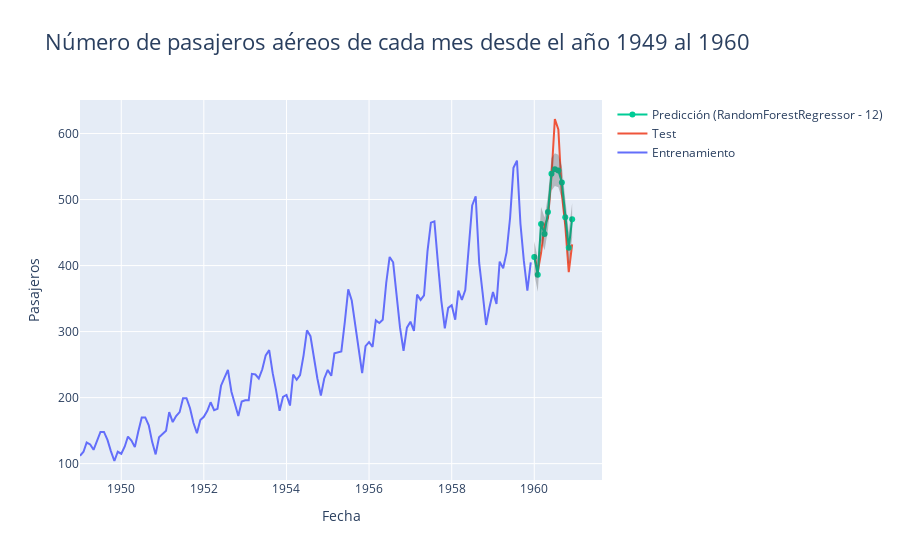

The notebook cell this image was saved under:
### Code cell
import plotly.graph_objects as go
fig = go.Figure()

fig.add_trace(go.Scatter(
    x=df_train.index,
    y=df_train['passengers'],
    name="Entrenamiento",
    mode="lines"
    ))

fig.add_trace(go.Scatter(
    x=df_test.index,
    y=df_test['passengers'],
    name="Test",
    mode="lines"
    ))


fig.add_trace(go.Scatter(
    x=pred_rf.index,
    y=pred_rf,
    name="Predicción (RandomForestRegressor - 12)",
    mode="markers+lines"
    ))

fig.add_trace(go.Scatter(
    x=conf_rf.index,
    y=conf_rf['lower_bound'],
    name="lower",
    mode="lines",
    line=dict(width=0),
    showlegend=False
    ))

fig.add_trace(go.Scatter(
    x=conf_rf.index,
    y=conf_rf['upper_bound'],
    name="upper",
    mode="lines",
    line=dict(width=0),
    showlegend=False,
    fillcolor='rgba(68, 68, 68, 0.3)',
    fill='tonexty'
    ))

fig.update_layout(title="Número de pasajeros aéreos de cada mes desde el año 1949 al 1960",
                  title_font_size=22,
                  xaxis_title = 'Fecha',
                  yaxis_title= 'Pasajeros'
                  )

fig.show()

### Figure 1 — Plotly figure (JSON) as saved in the notebook; plotly's stock layout.template omitted (floating-point values rounded to 4 significant figures; data arrays with more than 128 entries replaced by an {"elided": "..."} marker saying what was removed)
{"data": [{"mode": "lines", "name": "Entrenamiento", "type": "scatter", "x": {"elided": "132 str values"}, "y": {"elided": "132 int values"}}, {"mode": "lines", "name": "Test", "type": "scatter", "x": ["1960-01-01T00:00:00", "1960-02-01T00:00:00", "1960-03-01T00:00:00", "1960-04-01T00:00:00", "1960-05-01T00:00:00", "1960-06-01T00:00:00", "1960-07-01T00:00:00", "1960-08-01T00:00:00", "1960-09-01T00:00:00", "1960-10-01T00:00:00", "1960-11-01T00:00:00", "1960-12-01T00:00:00"], "y": [417, 391, 419, 461, 472, 535, 622, 606, 508, 461, 390, 432]}, {"mode": "markers+lines", "name": "Predicción (RandomForestRegressor - 12)", "type": "scatter", "x": ["1960-01-01T00:00:00", "1960-02-01T00:00:00", "1960-03-01T00:00:00", "1960-04-01T00:00:00", "1960-05-01T00:00:00", "1960-06-01T00:00:00", "1960-07-01T00:00:00", "1960-08-01T00:00:00", "1960-09-01T00:00:00", "1960-10-01T00:00:00", "1960-11-01T00:00:00", "1960-12-01T00:00:00"], "y": [413, 386, 463, 448, 481, 539, 546, 544, 526, 473, 427, 470]}, {"line": {"width": 0}, "mode": "lines", "name": "lower", "showlegend": false, "type": "scatter", "x": ["1960-01-01T00:00:00", "1960-02-01T00:00:00", "1960-03-01T00:00:00", "1960-04-01T00:00:00", "1960-05-01T00:00:00", "1960-06-01T00:00:00", "1960-07-01T00:00:00", "1960-08-01T00:00:00", "1960-09-01T00:00:00", "1960-10-01T00:00:00", "1960-11-01T00:00:00", "1960-12-01T00:00:00"], "y": [387.7, 360.4, 438.0, 423.3, 453.9, 513.1, 520.6, 518.8, 501.4, 447.7, 401.1, 442.0]}, {"fill": "tonexty", "fillcolor": "rgba(68, 68, 68, 0.3)", "line": {"width": 0}, "mode": "lines", "name": "upper", "showlegend": false, "type": "scatter", "x": ["1960-01-01T00:00:00", "1960-02-01T00:00:00", "1960-03-01T00:00:00", "1960-04-01T00:00:00", "1960-05-01T00:00:00", "1960-06-01T00:00:00", "1960-07-01T00:00:00", "1960-08-01T00:00:00", "1960-09-01T00:00:00", "1960-10-01T00:00:00", "1960-11-01T00:00:00", "1960-12-01T00:00:00"], "y": [436.8, 410.5, 488.5, 472.8, 505.7, 563.1, 570.3, 567.9, 550.6, 497.8, 450.7, 494.9]}], "layout": {"title": {"font": {"size": 22}, "text": "Número de pasajeros aéreos de cada mes desde el año 1949 al 1960"}, "xaxis": {"title": {"text": "Fecha"}}, "yaxis": {"title": {"text": "Pasajeros"}}}}
